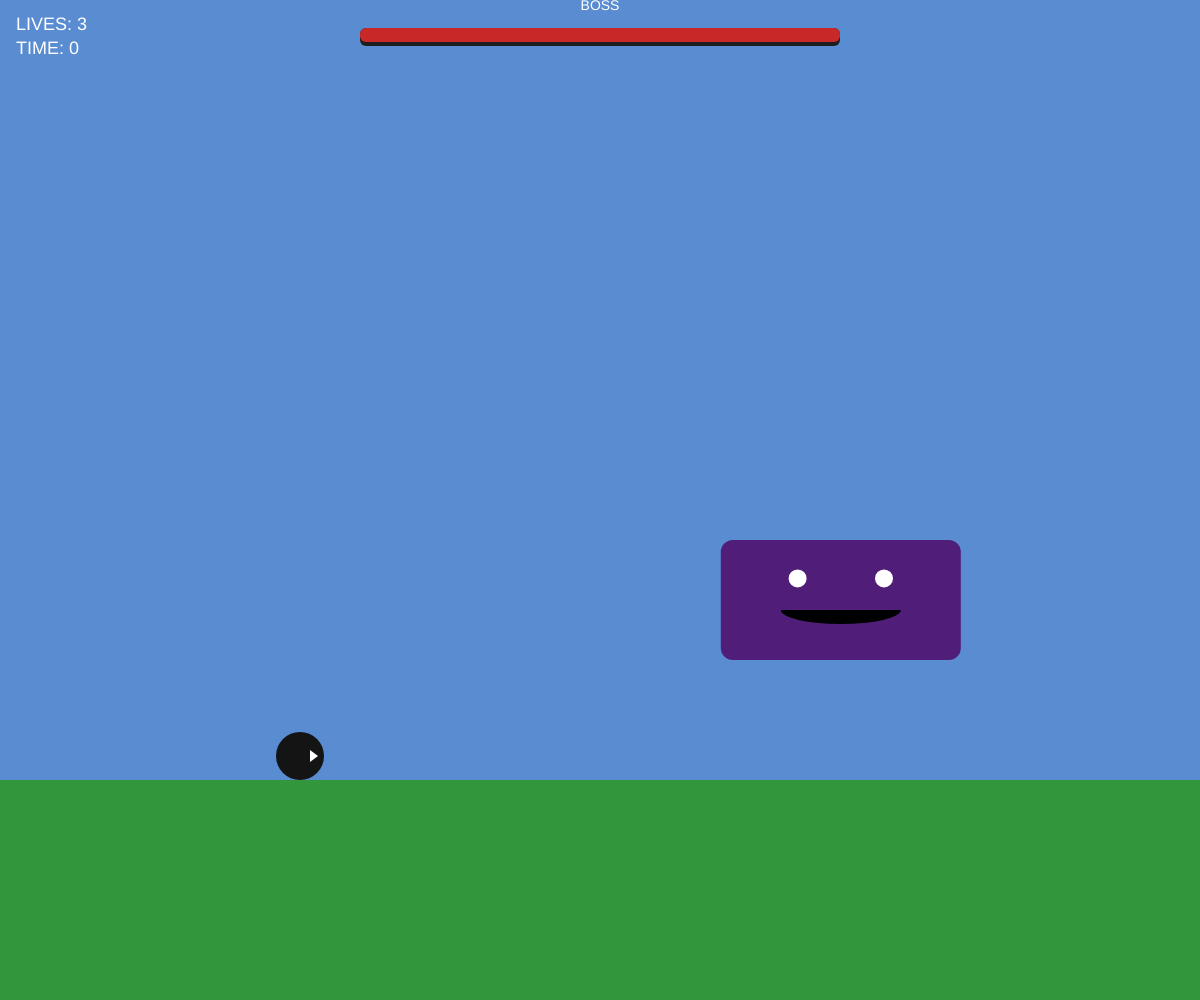
Frame 1 (no input)
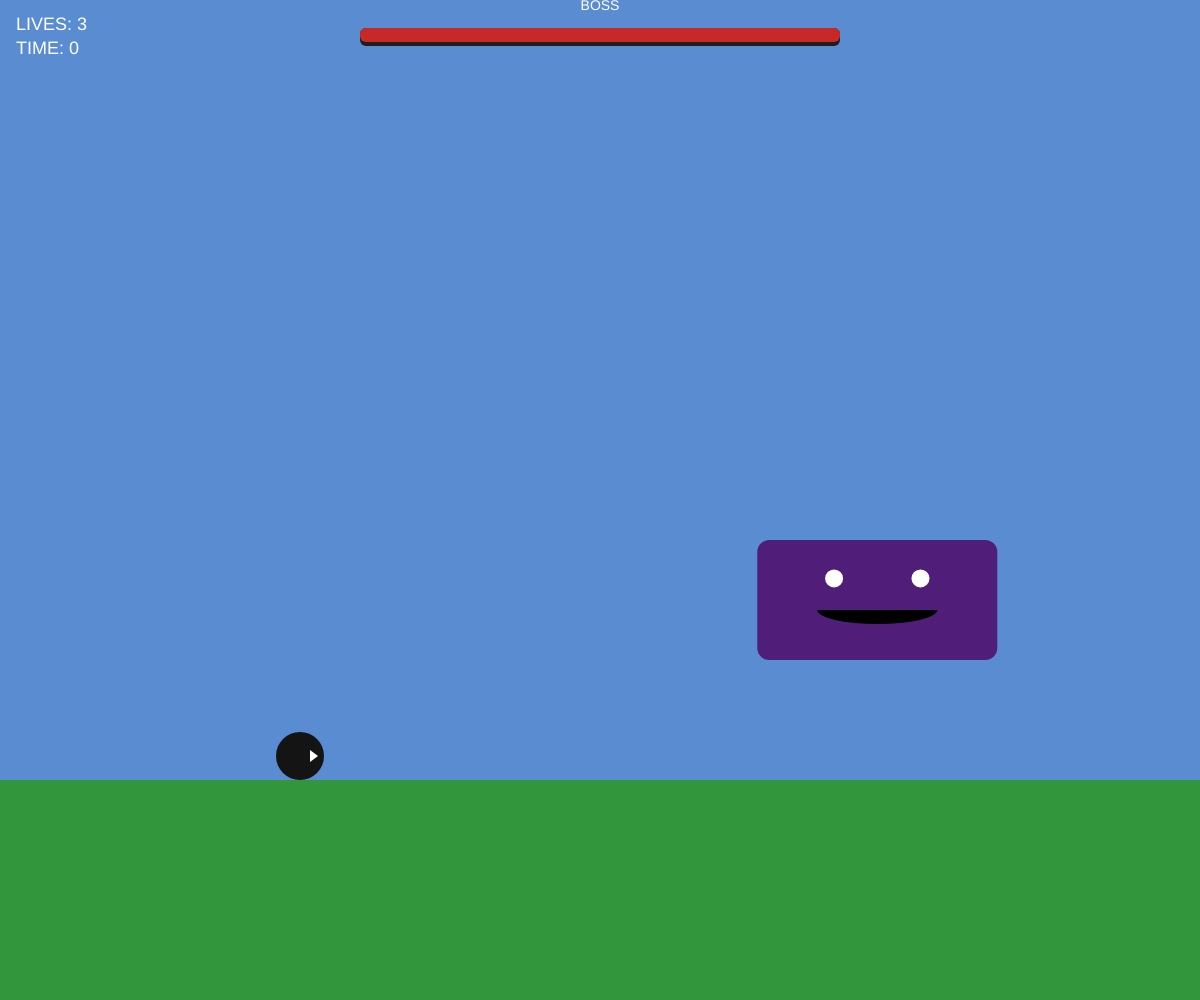
Frame 60 (no input)
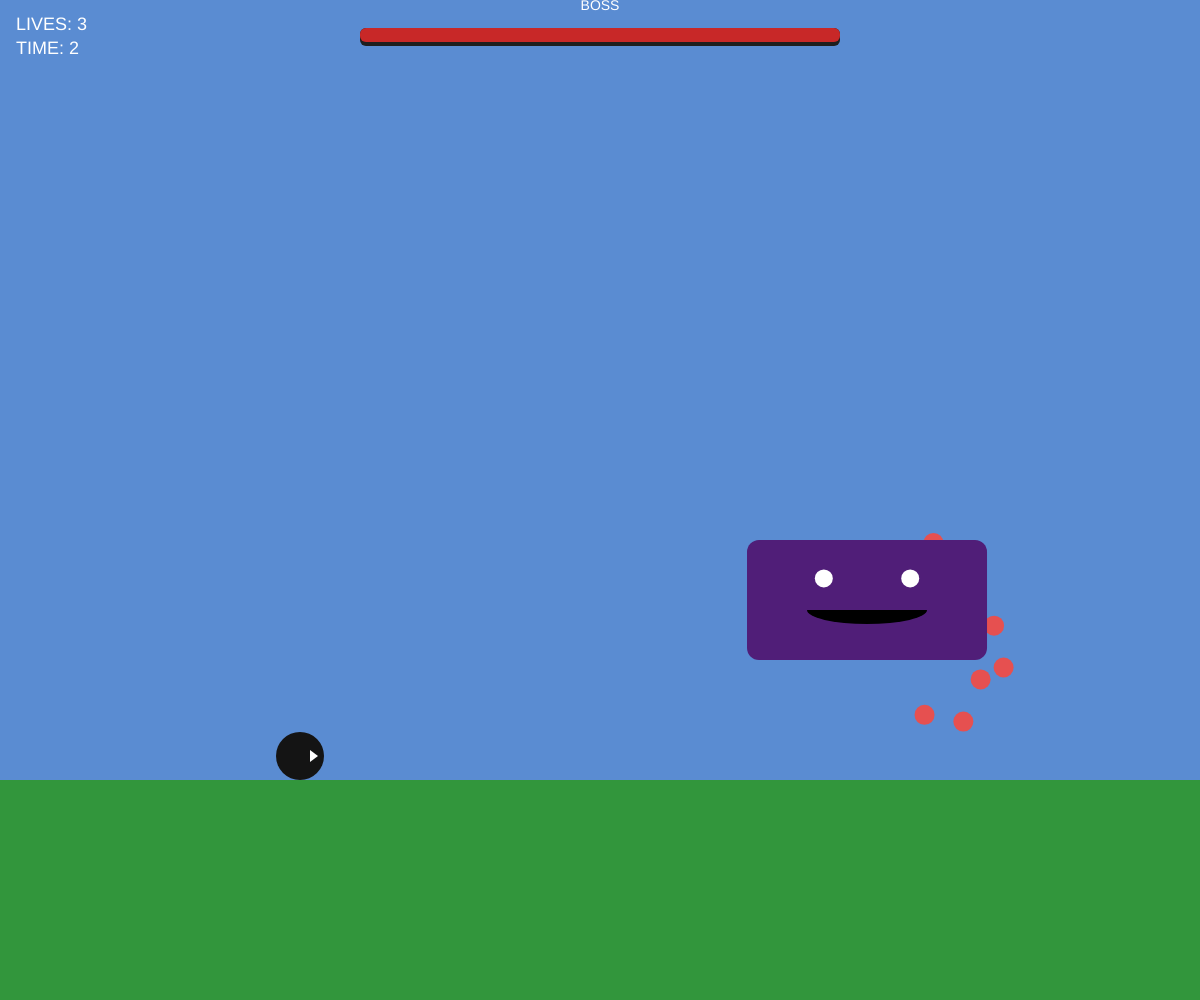
Frame 120 (the mouse pressed at the canvas centre since frame 60)

The p5.js sketch that drew these frames (run headless with seeded random() and noise() and a simulated clock; from frame 60 on, the mouse is pressed at the canvas centre):

// p5.js sketch
// ── sketch.js
// 小手調べ

// sketch.js
// 1画面ボス戦（Cuphead風ミニ）
// 操作:
//  ← → : 移動
//  ↑ or Space : ジャンプ
//  Z : ショット
//  Shift: ダッシュ（左右）
//  Space(ゲームオーバー時): リスタート

// ----- プレイヤー -----
let px, py;
let pvx = 0, pvy = 0;
const G = 0.9;
const PLAYER_SIZE = 48;
let onGround = false;
let facing = 1; // 1:right -1:left
let bullets = [];
let invFrames = 0;
let lives = 3;

// ----- ボス -----
let boss = {
  x: 0, y: 0, w: 240, h: 120,
  hp: 100, maxHp: 100,
  phase: 1,
  timer: 0,
  state: "idle", // idle, shoot, diving, recover
  dx:0, dy:0
};
let bossBullets = [];

// ----- ゲーム状態 -----
let groundY;
let gameOver = false;
let win = false;
let startTime = 0;
let shootCooldown = 0;

function setup(){
  createCanvas(windowWidth, windowHeight);
  resetGame();
}

function windowResized(){
  resizeCanvas(windowWidth, windowHeight);
  groundY = height * 0.78;
}

function resetGame(){
  groundY = height * 0.78;
  px = width * 0.25;
  py = groundY - PLAYER_SIZE / 2;
  pvx = 0; pvy = 0;
  bullets = [];
  bossBullets = [];
  boss.x = width * 0.75;
  boss.y = groundY - boss.h / 2 - 120; // 少し上
  boss.hp = boss.maxHp;
  boss.phase = 1;
  boss.timer = 0;
  boss.state = "idle";
  boss.dx = boss.dy = 0;
  invFrames = 0;
  lives = 3;
  gameOver = false;
  win = false;
  startTime = millis();
  shootCooldown = 0;
}

// ----- 描画ループ -----
function draw(){
  background(90, 140, 210);

  // 地面
  fill(50, 150, 60);
  noStroke();
  rect(0, groundY, width, height - groundY);

  if (!gameOver && !win) {
    // プレイヤー入力
    handlePlayerControl();

    // 物理(プレイヤー)
    applyPhysicsToPlayer();

    // プレイヤー弾更新
    updateBullets();

    // ボスAI & 攻撃
    updateBoss();

    // ボス弾更新
    updateBossBullets();

    // 衝突判定
    checkCollisions();

    // フェーズ移行
    if (boss.hp <= boss.maxHp/2 && boss.phase === 1){
      boss.phase = 2;
      boss.timer = 0;
      boss.state = "idle";
    }
  }

  // 描画: プレイヤー
  drawPlayer();

  // 描画: 弾
  drawBullets();
  drawBossBullets();

  // 描画: ボス
  drawBoss();

  // UI
  drawUI();

  // ゲームオーバー表示
  if (gameOver){
    fill(0, 170);
    rect(0, 0, width, height);
    fill(255);
    textAlign(CENTER, CENTER);
    textSize(48);
    text("GAME OVER", width/2, height/2 - 40);
    textSize(20);
    text("Space でリスタート", width/2, height/2 + 20);
  }

  if (win){
    fill(255, 200);
    textAlign(CENTER, CENTER);
    textSize(48);
    text("YOU WIN!", width/2, height/2 - 40);
    textSize(20);
    text("Space でリスタート", width/2, height/2 + 20);
  }
}

// ----- プレイヤー制御 -----
function handlePlayerControl(){
  let speed = 4;
  if (keyIsDown(LEFT_ARROW)) {
    px -= speed;
    facing = -1;
    if (keyIsDown(SHIFT)) px -= 3;
  }
  if (keyIsDown(RIGHT_ARROW)) {
    px += speed;
    facing = 1;
    if (keyIsDown(SHIFT)) px += 3;
  }

  // ジャンプ (↑ または Space)
  if ((keyIsDown(38) || keyIsDown(32)) && onGround){
    pvy = -14;
    onGround = false;
  }

  // 発射（連射はクールダウン）
  if (keyIsDown(90)){ // Z
    if (shootCooldown <= 0){
      spawnPlayerBullet();
      shootCooldown = 14; // クールダウンフレーム
    }
  }
  if (shootCooldown > 0) shootCooldown--;

  // 画面端制限
  px = constrain(px, PLAYER_SIZE/2, width - PLAYER_SIZE/2);
}

// ----- 物理 -----
function applyPhysicsToPlayer(){
  // 重力
  pvy += G;
  pvy = constrain(pvy, -30, 40);
  py += pvy;

  // 地面判定
  if (py >= groundY - PLAYER_SIZE / 2){
    py = groundY - PLAYER_SIZE / 2;
    pvy = 0;
    onGround = true;
  } else {
    onGround = false;
  }

  if (invFrames > 0) invFrames--;
}

// ----- 弾処理 -----
function spawnPlayerBullet(){
  let bx = px + facing * (PLAYER_SIZE/2 + 6);
  let by = py;
  bullets.push({ x: bx, y: by, vx: 12 * facing, r: 8 });
}

function updateBullets(){
  for (let i = bullets.length - 1; i >= 0; i--){
    let b = bullets[i];
    b.x += b.vx;
    // 画面外削除
    if (b.x < -50 || b.x > width + 50) bullets.splice(i,1);
  }
}

function drawBullets(){
  fill(255, 240, 60);
  noStroke();
  for (let b of bullets) ellipse(b.x, b.y, b.r*2);
}

// ----- ボス処理 -----
function updateBoss(){
  boss.timer++;

  if (boss.phase === 1){
    // フェーズ1: 弾を放つパターン中心
    if (boss.timer % 90 === 0){
      boss.state = "shoot";
      spawnBossSpread();
    }
    // 小刻みに左右揺れ
    boss.x = width * 0.7 + sin(boss.timer * 0.02) * 40;
  } else {
    // フェーズ2: 頻度増加 + 突進（ダイブ）を混ぜる
    if (boss.timer % 60 === 0){
      boss.state = random() < 0.6 ? "shoot" : "dive";
      if (boss.state === "shoot") spawnBossRing();
      if (boss.state === "dive") beginBossDive();
    }
    boss.x = width * 0.7 + sin(boss.timer * 0.04) * 80;
  }

  // ボスダイブ進行
  if (boss.state === "diving"){
    boss.y += boss.dy;
    boss.x += boss.dx;
    if (boss.y >= groundY - boss.h/2){
      boss.y = groundY - boss.h/2;
      boss.state = "recover";
      boss.timer = 0;
      spawnBossShock();
    }
  } else if (boss.state === "recover"){
    if (boss.timer > 40){
      boss.state = "idle";
      boss.timer = 0;
      boss.y = groundY - boss.h/2 - 120;
    }
  }
}

// ボス弾生成（フェーズ1：扇形）
function spawnBossSpread(){
  let bulletsCount = 9;
  let baseX = boss.x;
  let baseY = boss.y + 30;
  for (let i = 0; i < bulletsCount; i++){
    let a = map(i, 0, bulletsCount-1, -PI/3, PI/3) + random(-0.08,0.08);
    let speed = 3 + random(0,1.5);
    bossBullets.push({ x: baseX, y: baseY, vx: cos(a)*speed, vy: sin(a)*speed, r: 10 });
  }
}

// ボス弾生成（フェーズ2：リング）
function spawnBossRing(){
  let baseX = boss.x;
  let baseY = boss.y + 30;
  let count = 18;
  for (let i = 0; i < count; i++){
    let a = TWO_PI * i / count + random(-0.1, 0.1);
    let speed = 2 + random(0,2);
    bossBullets.push({ x: baseX, y: baseY, vx: cos(a)*speed, vy: sin(a)*speed, r: 9 });
  }
}

// ボス突進開始
function beginBossDive(){
  boss.state = "diving";
  let tx = px;
  let dx = tx - boss.x;
  let dy = (groundY - boss.h/2) - boss.y;
  let dist = sqrt(dx*dx + dy*dy);
  let speed = 12;
  if (dist === 0) dist = 1;
  boss.dx = dx / dist * speed;
  boss.dy = dy / dist * speed;
}

// 衝撃波（短命の弾を作る）
function spawnBossShock(){
  for (let i = 0; i < 12; i++){
    let a = TWO_PI * i / 12;
    bossBullets.push({ x: boss.x, y: boss.y + boss.h/2, vx: cos(a)*6, vy: sin(a)*3, r: 12, life: 30 });
  }
}

// 更新
function updateBossBullets(){
  for (let i = bossBullets.length - 1; i >=0; i--){
    let b = bossBullets[i];
    b.x += b.vx;
    b.y += b.vy;
    if (b.life !== undefined){
      b.life--;
      if (b.life <= 0) bossBullets.splice(i,1);
    }
    if (b.x < -100 || b.x > width + 100 || b.y > height + 100 || b.y < -200){
      bossBullets.splice(i,1);
    }
  }
}

function drawBossBullets(){
  fill(230, 80, 80);
  noStroke();
  for (let b of bossBullets) ellipse(b.x, b.y, b.r*2);
}

// ----- 衝突判定 -----
function checkCollisions(){
  // プレイヤー弾 ⇒ ボス
  for (let i = bullets.length - 1; i >= 0; i--){
    let b = bullets[i];
    let rx = clamp(b.x, boss.x - boss.w/2, boss.x + boss.w/2);
    let ry = clamp(b.y, boss.y - boss.h/2, boss.y + boss.h/2);
    let dx = b.x - rx;
    let dy = b.y - ry;
    if (dx*dx + dy*dy <= b.r * b.r){
      bullets.splice(i,1);
      boss.hp -= 4;
      boss.x += random(-8,8);
      for (let k = 0; k < 3; k++){
        bossBullets.push({ x: b.x, y: b.y, vx: random(-3,3), vy: random(-4,-1), r: 6, life: 40 });
      }
    }
  }

  // ボス弾 ⇒ プレイヤー
  if (invFrames <= 0){
    for (let i = bossBullets.length - 1; i >= 0; i--){
      let b = bossBullets[i];
      let dx = b.x - px;
      let dy = b.y - py;
      let rr = (b.r + PLAYER_SIZE/2);
      if (dx*dx + dy*dy <= rr*rr){
        bossBullets.splice(i,1);
        hurtPlayer();
        break;
      }
    }
  }

  // ボス本体がプレイヤーとぶつかった場合
  if ((boss.state === "diving" || boss.state === "recover") && invFrames <= 0){
    let dx = boss.x - px;
    let dy = boss.y - py;
    let rr = (max(boss.w,boss.h)/2 + PLAYER_SIZE/2) * 0.8;
    if (dx*dx + dy*dy <= rr*rr){
      hurtPlayer();
    }
  }

  // 勝利判定
  if (boss.hp <= 0 && !win){
    win = true;
  }
}

function hurtPlayer(){
  invFrames = 90;
  lives--;
  if (px < boss.x) px -= 40; else px += 40;
  pvy = -8;
  if (lives <= 0){
    gameOver = true;
  }
}

// ----- 描画 -----
function drawPlayer(){
  push();
  translate(px, py);
  if (invFrames > 0 && frameCount % 6 < 3) { pop(); return; } // 点滅
  fill(20);
  noStroke();
  ellipse(0, 0, PLAYER_SIZE);
  fill(255);
  triangle(10 * facing, -6, 18 * facing, 0, 10 * facing, 6);
  pop();
}

function drawBoss(){
  push();
  translate(boss.x, boss.y);
  fill(80, 30, 120);
  rectMode(CENTER);
  rect(0, 0, boss.w, boss.h, 12);
  fill(255);
  ellipse(-boss.w*0.18, -boss.h*0.18, 18, 18);
  ellipse(boss.w*0.18, -boss.h*0.18, 18, 18);
  fill(0);
  arc(0, 10, boss.w*0.5, 28, 0, PI);
  pop();

  // HPバー
  let barW = width * 0.4;
  let bx = width*0.5 - barW/2;
  let by = 28;
  fill(30);
  rect(bx, by, barW, 18, 6);
  fill(200,40,40);
  let hpW = map(max(0,boss.hp), 0, boss.maxHp, 0, barW);
  rect(bx - barW/2 + hpW/2, by, hpW, 14, 6);
  fill(255);
  textAlign(CENTER, CENTER);
  textSize(14);
  text("BOSS", width/2, by - 22);
}

function drawUI(){
  fill(255);
  textAlign(LEFT, TOP);
  textSize(18);
  text("LIVES: " + lives, 16, 16);
  let t = floor((millis() - startTime) / 1000);
  text("TIME: " + t, 16, 40);
}

// ----- ヘルパー -----
function clamp(v, a, b){ return v < a ? a : v > b ? b : v; }

function keyPressed(){
  // スペースでリスタート（ゲームオーバー時または勝利時）
  if (key === ' '){
    if (gameOver || win) resetGame();
  }
}
